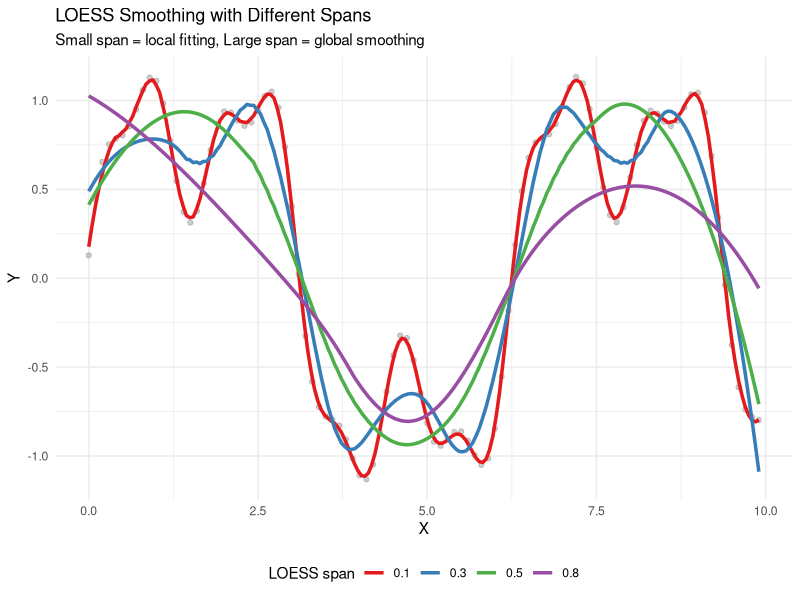
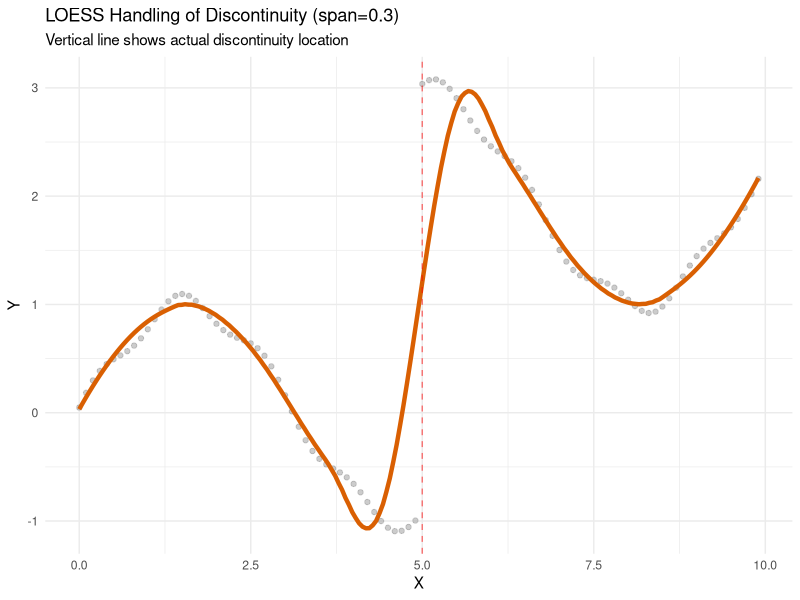
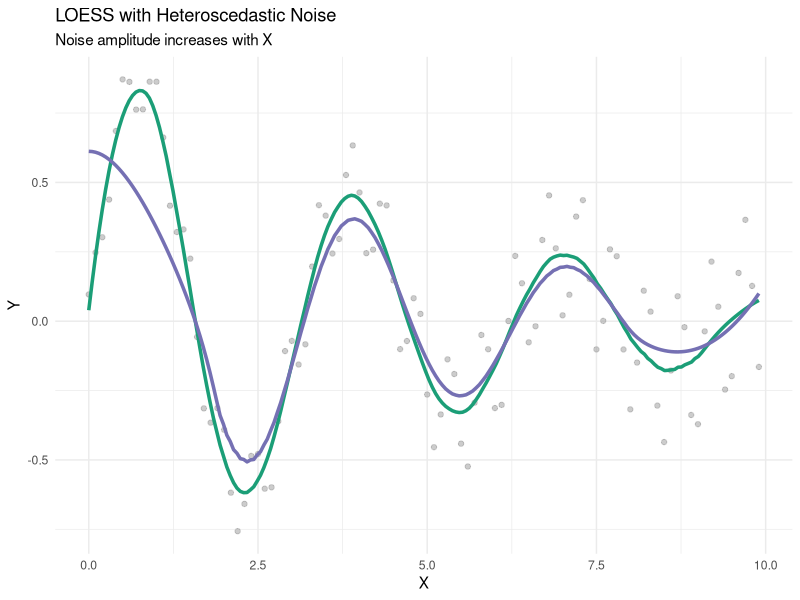
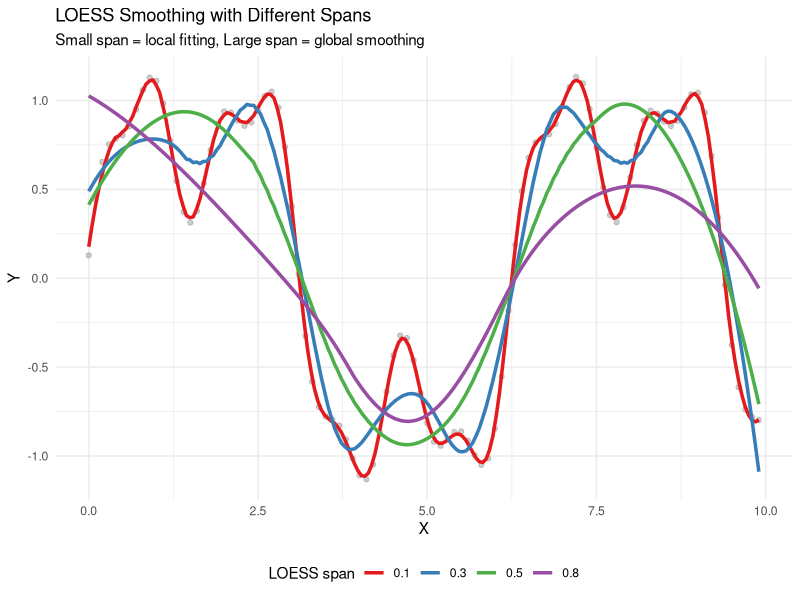
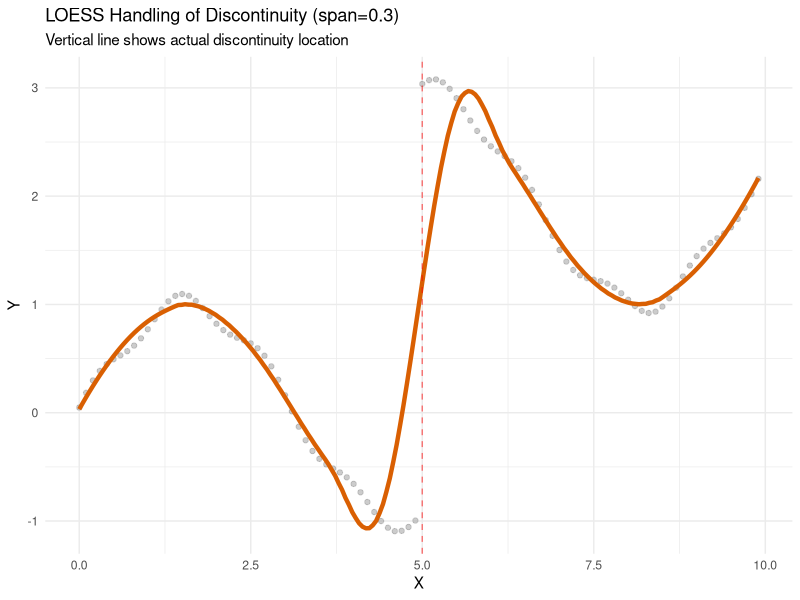
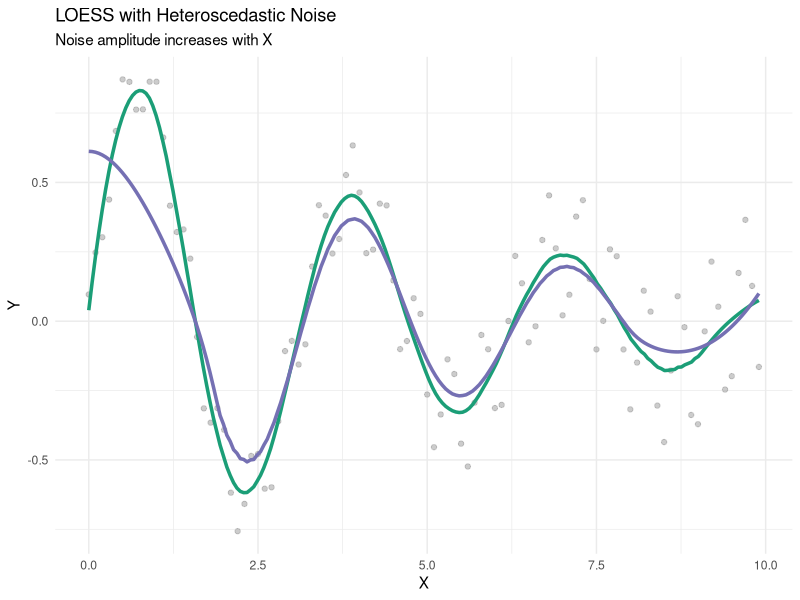

Recreate these plots in R, in order.
# R script to visualize LOESS smoothing results
# Generated by Fortran test program

# Load libraries
library(ggplot2)
library(dplyr)
library(tidyr)

# Read data
raw_data <- read.table("raw_data.tsv", header=TRUE, sep="\t")
loess_01 <- read.table("loess_span_0.1.tsv", header=TRUE, sep="\t")
loess_03 <- read.table("loess_span_0.3.tsv", header=TRUE, sep="\t")
loess_05 <- read.table("loess_span_0.5.tsv", header=TRUE, sep="\t")
loess_08 <- read.table("loess_span_0.8.tsv", header=TRUE, sep="\t")

# Combine all LOESS results
all_loess <- loess_01 %>%
  left_join(loess_03, by="x") %>%
  left_join(loess_05, by="x") %>%
  left_join(loess_08, by="x") %>%
  pivot_longer(cols = -x, names_to = "method", values_to = "y")

# Plot 1: Multi-scale signal with different spans
p1 <- ggplot() +
  geom_point(data = raw_data, aes(x = x_raw, y = y_raw),
             alpha = 0.5, size = 1.5, color = "gray60") +
  geom_line(data = all_loess, aes(x = x, y = y, color = method),
            linewidth = 1.2) +
  scale_color_manual(
    name = "LOESS span",
    values = c("y_span_0.1" = "#E41A1C",
               "y_span_0.3" = "#377EB8",
               "y_span_0.5" = "#4DAF4A",
               "y_span_0.8" = "#984EA3"),
    labels = c("0.1", "0.3", "0.5", "0.8")) +
  labs(title = "LOESS Smoothing with Different Spans",
       subtitle = "Small span = local fitting, Large span = global smoothing",
       x = "X", y = "Y") +
  theme_minimal() +
  theme(legend.position = "bottom")

# Plot 2: Discontinuity handling
disc_raw <- read.table("discontinuity_raw.tsv", header=TRUE, sep="\t")
disc_loess <- read.table("discontinuity_loess.tsv", header=TRUE, sep="\t")

p2 <- ggplot() +
  geom_point(data = disc_raw, aes(x = x_disc, y = y_disc),
             alpha = 0.5, size = 1.5, color = "gray60") +
  geom_line(data = disc_loess, aes(x = x_disc, y = y_disc_smoothed),
            color = "#D95F02", linewidth = 1.5) +
  geom_vline(xintercept = 5.0, linetype = "dashed", color = "red", alpha = 0.5) +
  labs(title = "LOESS Handling of Discontinuity (span=0.3)",
       subtitle = "Vertical line shows actual discontinuity location",
       x = "X", y = "Y") +
  theme_minimal()

# Plot 3: Varying noise
var_raw <- read.table("varying_noise_raw.tsv", header=TRUE, sep="\t")
var_02 <- read.table("varying_noise_span_0.2.tsv", header=TRUE, sep="\t")
var_04 <- read.table("varying_noise_span_0.4.tsv", header=TRUE, sep="\t")

p3 <- ggplot() +
  geom_point(data = var_raw, aes(x = x_var, y = y_var),
             alpha = 0.5, size = 1.5, color = "gray60") +
  geom_line(data = var_02, aes(x = x_var, y = y_var_span_0.2),
            color = "#1B9E77", linewidth = 1.2) +
  geom_line(data = var_04, aes(x = x_var, y = y_var_span_0.4),
            color = "#7570B3", linewidth = 1.2) +
  labs(title = "LOESS with Heteroscedastic Noise",
       subtitle = "Noise amplitude increases with X",
       x = "X", y = "Y") +
  theme_minimal()

# Save plots
pdf("loess_visualization.pdf", width = 10, height = 12)
print(p1)
print(p2)
print(p3)
dev.off()

# Also save individual PNGs
ggsave("loess_spans_comparison.png", p1, width = 8, height = 6, dpi = 300)
ggsave("loess_discontinuity.png", p2, width = 8, height = 6, dpi = 300)
ggsave("loess_varying_noise.png", p3, width = 8, height = 6, dpi = 300)

cat("Plots saved as:")
cat("\n• loess_visualization.pdf (all plots)")
cat("\n• loess_spans_comparison.png")
cat("\n• loess_discontinuity.png")
cat("\n• loess_varying_noise.png")
cat("\n\nData files available for inspection.")
